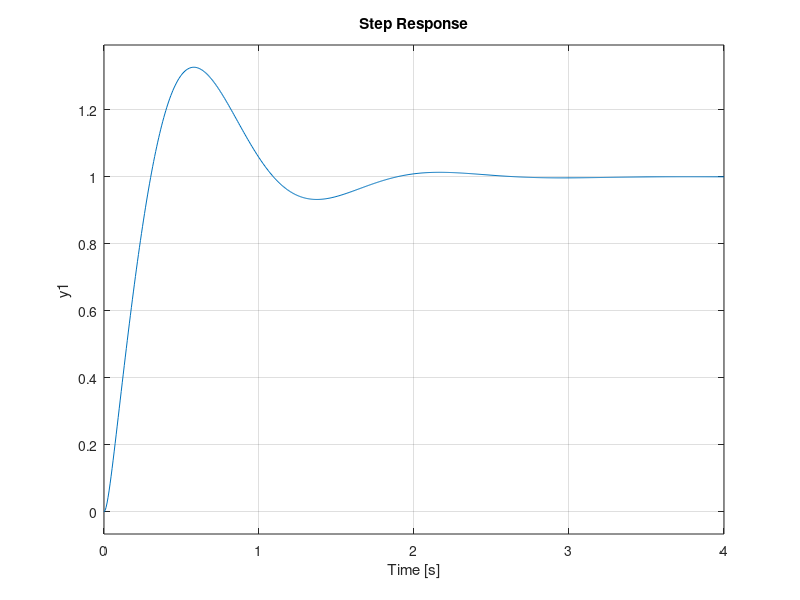

This figure's MATLAB source:
%
% pps2s4_plot.m
%
% Pole Placement
%

Tf = 4;  % time final (sec)

Gs = tf([1], [1 0.4 0]);
Ds = tf([177.94 875], [1 47.996]);

Hs = (Ds*Gs)/(1 + Ds*Gs);

step(Hs, Tf);

print('pps2s4_plot.eps', '-deps');
